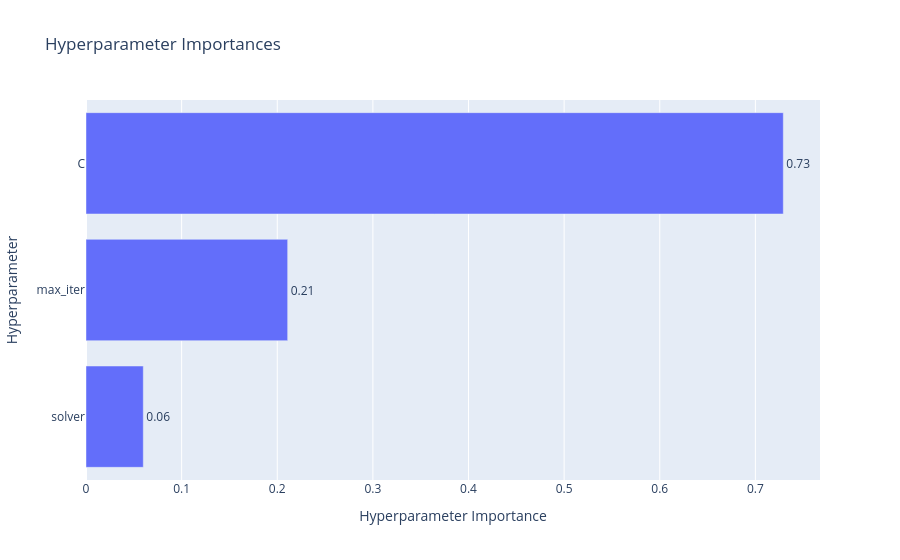

Notebook source saved alongside this figure:
### Code cell
import optuna.visualization as vis

vis.plot_param_importances(study)

### Figure 1 — Plotly figure (JSON) as saved in the notebook; plotly's stock layout.template omitted (floating-point values rounded to 4 significant figures)
{"data": [{"cliponaxis": false, "hovertemplate": ["solver (CategoricalDistribution): 0.059911675078635<extra></extra>", "max_iter (IntDistribution): 0.21089783257348588<extra></extra>", "C (FloatDistribution): 0.7291904923478791<extra></extra>"], "name": "Objective Value", "orientation": "h", "text": ["0.06", "0.21", "0.73"], "textposition": "outside", "type": "bar", "x": [0.05991, 0.2109, 0.7292], "y": ["solver", "max_iter", "C"]}], "layout": {"title": {"text": "Hyperparameter Importances"}, "xaxis": {"title": {"text": "Hyperparameter Importance"}}, "yaxis": {"title": {"text": "Hyperparameter"}}}}
